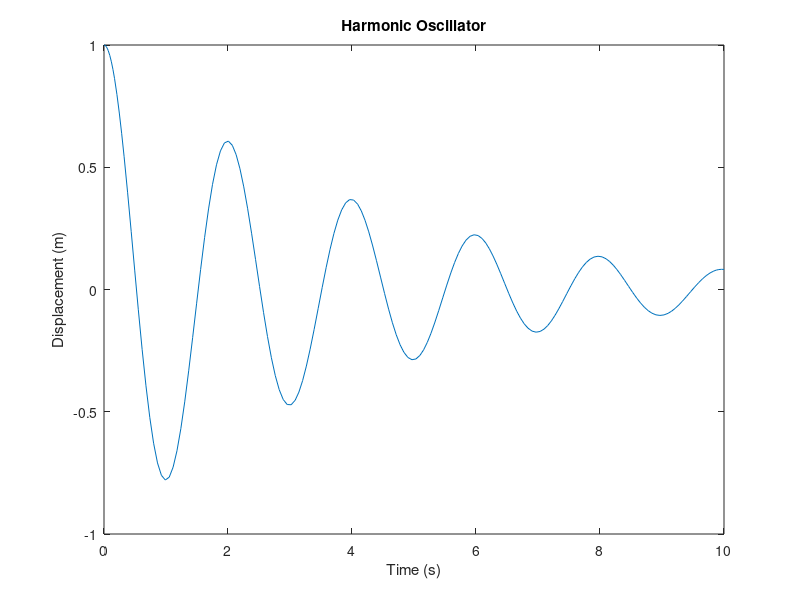

Reproduce this figure in MATLAB.
function harmonicOscillator
    % Parameters
    m = 1;      % mass (kg)
    k = 10;     % spring constant (N/m)
    b = 0.5;    % damping coefficient (Ns/m)
    F = @(t) 0; % external force (N)
    
    % Differential equation
    odefun = @(t, y) [y(2); (F(t) - b * y(2) - k * y(1)) / m];
    
    % Initial conditions
    y0 = [1; 0]; % initial displacement and velocity
    
    % Time span
    tspan = [0, 10];
    
    % Solve ODE
    [t, y] = ode45(odefun, tspan, y0);
    
    % Plot results
    figure;
    plot(t, y(:, 1));
    title('Harmonic Oscillator');
    xlabel('Time (s)');
    ylabel('Displacement (m)');
end
